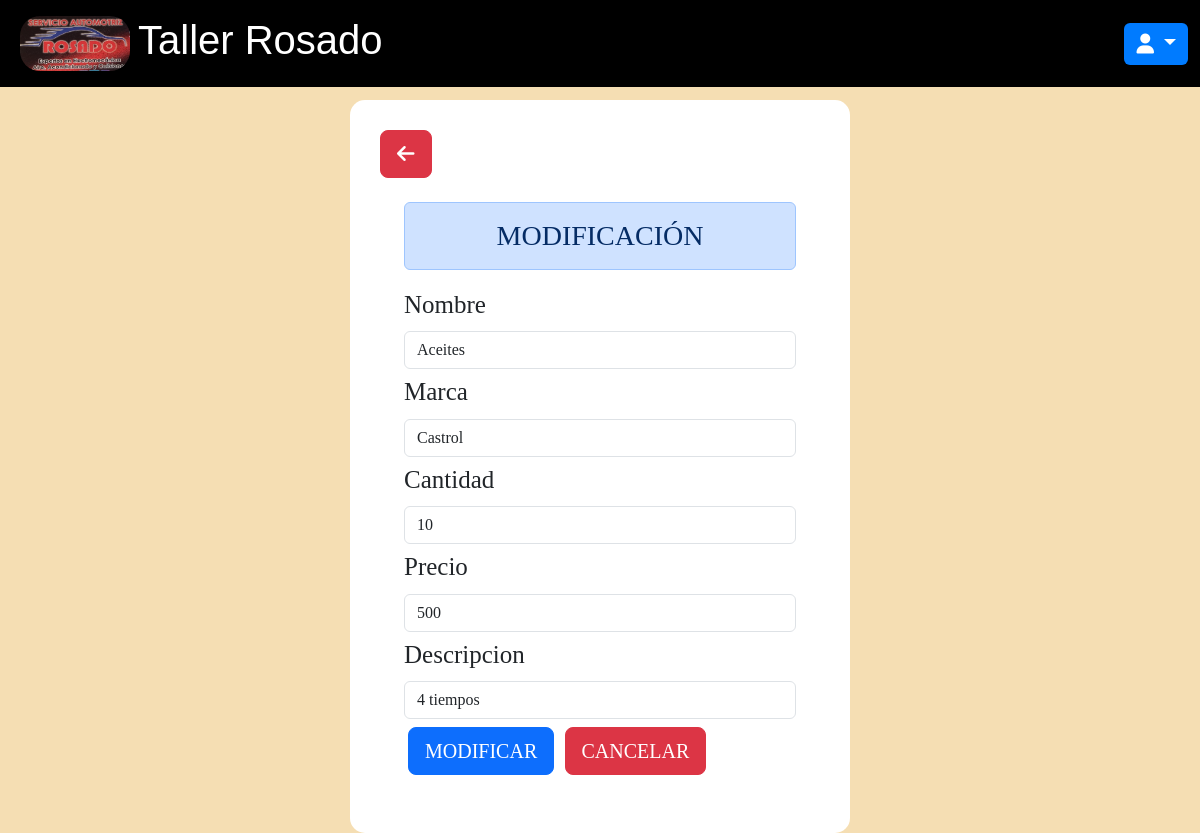
The app's page /modificaciones/modificar_vista.php?id=1 with its own data.
### tables this page shows
CREATE TABLE `uniones` (
  `Id_Union` int(100) NOT NULL,
  `Id_Producto` int(100) NOT NULL,
  `Id_Marca` int(100) NOT NULL,
  `Cantidad` int(100) NOT NULL,
  `Precio` int(100) NOT NULL,
  `Descripcion` varchar(255) NOT NULL
);

CREATE TABLE `productos` (
  `Id_Producto` int(100) NOT NULL,
  `Nombre` varchar(100) NOT NULL
);

CREATE TABLE `marca` (
  `Id_Marca` int(100) NOT NULL,
  `Nombre_de_Marca` varchar(100) NOT NULL
);

### modificaciones/modificar_vista.php (the view, shortened to what this page needs)
<?php
include "../modelo/conexion.php";
$id = $_GET["id"];
?>
<!DOCTYPE html>
<html lang="en">
<head>
        <link href="https://cdn.jsdelivr.net/npm/bootstrap@5.3.0-alpha1/dist/css/bootstrap.min.css" rel="stylesheet">
</head>
<body>
        <section>
                <div class="container-fluid row" style="justify-content: center;">
                        <nav class="navbar navbar-expand-lg navbar-custom fixed-top" style="background-color: #000000;">
                                <div class="container-fluid">
                                        <img src="../img/Rosado.jpg" alt="Logo" width="110" height="55" class="d-inline-block align-text-top m-2" style="border-radius: 20px;">
                                        <h1 class="titulo">Taller Rosado</h1>
                                        <div class="collapse navbar-collapse" id="navbarNavDropdown">
                                                <div class="btn-group">
                                                        <button type="button" class="btn dropdown-toggle" data-bs-toggle="dropdown" aria-expanded="false" style="font-size: 20px;">
                                                                <i class="fa-solid fa-user"></i>
                                                        </button>
                                                </div>
                                        </div>
                                </div>
                        </nav>
                </div>
        </section>
        <section>
                <div class="container">
                        <a type="submit" class="btn btn-danger btn-lg " href="../roles/administrador.php" value="ok"><i class="fa-solid fa-arrow-left"></i></a>
                        <form class="p-4 m-auto" method="POST">
                                <h3 class="text-center alert alert-primary" >MODIFICACIÓN</h3>
                                <?php
                                include "../controlador/modificar.php";
                                $sql = $conexion->query("select * from uniones
                                inner join marca On uniones.Id_Marca = marca.Id_Marca
                                inner join productos On uniones.Id_Producto = productos.Id_Producto where Id_Union=$id");
                                while ($datos = $sql->fetch_object()) { ?>
                                        <div class="mb-1">
                                                <label for="exampleInputEmail1" class="form-label">Nombre</label>
                                                <input type="text" class="form-control" required name="nombre" value="<?= $datos->Nombre ?>">
                                        </div>
                                        <div class="mb-1">
                                                <label for="exampleInputEmail1" class="form-label">Marca</label>
                                                <input type="text" class="form-control" required name="marca" value="<?= $datos->Nombre_de_Marca ?>">
                                        </div>
                                        <div class="mb-1">
                                                <label for="exampleInputEmail1" class="form-label">Cantidad</label>
                                                <input type="number" class="form-control" required min="1" name="cantidad" value="<?= $datos->Cantidad ?>">
                                        </div>
                                        <div class="mb-1">
                                                <label for="exampleInputEmail1" class="form-label">Precio</label>
                                                <input type="number" class="form-control" required min="1" name="precio" value="<?= $datos->Precio ?>">
                                        </div>
                                        <div class="mb-1">
                                                <label for="exampleInputEmail1" class="form-label">Descripcion</label>
                                                <input type="int" class="form-control" required name="descrip" value="<?= $datos->Descripcion ?>">
                                        </div>
                                <?php }
                                ?>
                                <button type="submit" class="btn btn-primary btn-lg m-1" name="btnregistrar" value="ok">MODIFICAR</button>
                                <a type="submit" class="btn btn-danger btn-lg" href="../roles/administrador.php" value="ok">CANCELAR</a>
                        </form>
                </div>
        </section>
</body>
</html>

### modificaciones/modificar_vista.php (style rules this page uses)
.titulo { color: white; font-family: Arial Black, Helvetica, sans-serif; }
section { display: flex; justify-content: center; align-items: center; width: 100%; background-position: cover; }
body { font-family: Cambria, Cochin, Georgia, Times, 'Times New Roman', serif; background-color: wheat; }
.container { font-size: 25px; border-radius: 15px; width: 500px; background: white; padding: 30px; margin: auto; margin-top: 100px; }
.btn-group { display: inline-block; position: relative; }
.btn-group .dropdown-toggle { background-color: #007bff; color: #fff; border: none; }

### records on screen
uniones: nombre "Aceites", marca "Castrol", cantidad "10", precio "500", descrip "4 tiempos"
